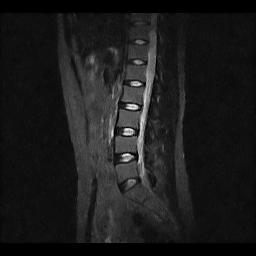
#> input picture data/images/study0_image37.jpg, 256 x 256 px
$ python -i gen_yolo_data.py   (imports and definitions only)   (older library calls are emulated)
#> lines starting #> are read from the running program, lines starting #| are printed output that depends on the picture
#> further down, picture is the input picture: shape (256, 256, 3); min 0, max 255, mean 27.7
import os, copy
import glob
import SimpleITK as sitk
import pandas as pd
import matplotlib.pyplot as plt
import numpy as np
from typing import List
import cv2
from matplotlib.patches import Rectangle

class_names = ['L1', 'L2', 'L3' ,'L4', 'L5', 'T12-L1', 'L1-L2', 'L2-L3', 'L3-L4', 'L4-L5', 'L5-S1']

num_class = {
    "L1" : 0,
    "L2" : 1,
    "L3" : 2,
    "L4" : 3,
    "L5" : 4,
    "T12-L1" : 5,
    "L1-L2" : 6,
    "L2-L3" : 7,
    "L3-L4" : 8,
    "L4-L5" : 9,
    "L5-S1" : 10,
    "T11-T12": 5,
    "Anchor": 11,
    "All": 12,
}

disease_class = {
    "v1": 0,
    "v2": 1,
    "v3": 2,
    "v4": 3,
    "v5": 4,
}

init_param = {
    'vertebra': ([82, 64], 0.015),
    'disc': ([64, 32], 0.01),
    'stop': 0.014,
}
scale_size = (648, 648)

# [44 lines left out: functions dicom_metainfo, dicom2array, regress, not called in this run]

def preprocess(img):
    # 对图像进行锐化和gamma矫正和直方图均衡化
    gray_img = img.copy()
    blurred_img = cv2.GaussianBlur(gray_img, (5, 5), 0)
    kernel = np.array([[-1,-1,-1], [-1,9,-1], [-1,-1,-1]])
    sharpened_img = cv2.filter2D(blurred_img, -1, kernel)
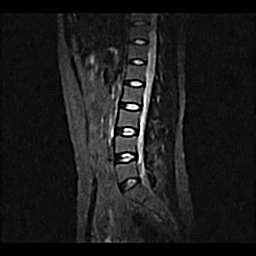
#> sharpened_img: shape (256, 256, 3); min 0, max 255, mean 28
    gamma = 1.5
    gamma_img = sharpened_img ** gamma
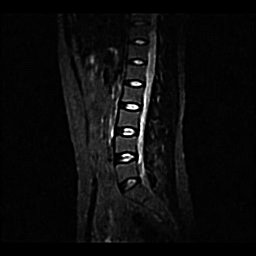
#> gamma_img: shape (256, 256, 3) float64; min 0, max 4072, mean 202.6; drawn with min black and max white
    gamma_img = cv2.normalize(sharpened_img, None, 0, 255, cv2.NORM_MINMAX, dtype=cv2.CV_8U)
#> (the run stopped early here; a loop or call above may not have finished)
